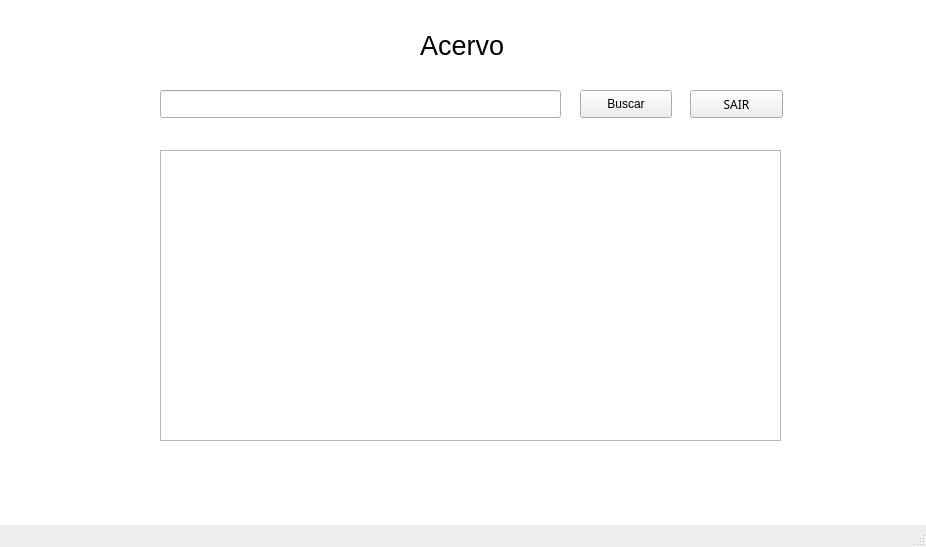
<?xml version="1.0" encoding="UTF-8"?>
<ui version="4.0">
 <class>Tela_Principal</class>
 <widget class="QMainWindow" name="Tela_Principal">
  <property name="geometry">
   <rect>
    <x>0</x>
    <y>0</y>
    <width>926</width>
    <height>547</height>
   </rect>
  </property>
  <property name="windowTitle">
   <string>MainWindow</string>
  </property>
  <widget class="QWidget" name="centralwidget">
   <widget class="QLabel" name="label">
    <property name="geometry">
     <rect>
      <x>130</x>
      <y>80</y>
      <width>241</width>
      <height>41</height>
     </rect>
    </property>
    <property name="font">
     <font>
      <family>Lucida Sans Unicode</family>
      <pointsize>14</pointsize>
     </font>
    </property>
    <property name="text">
     <string/>
    </property>
   </widget>
   <widget class="QTextBrowser" name="textBrowser">
    <property name="geometry">
     <rect>
      <x>-10</x>
      <y>-20</y>
      <width>941</width>
      <height>571</height>
     </rect>
    </property>
   </widget>
   <widget class="QPushButton" name="sair">
    <property name="geometry">
     <rect>
      <x>690</x>
      <y>90</y>
      <width>93</width>
      <height>28</height>
     </rect>
    </property>
    <property name="font">
     <font>
      <family>Lucida Sans Unicode</family>
      <pointsize>9</pointsize>
     </font>
    </property>
    <property name="text">
     <string>SAIR</string>
    </property>
    <property name="icon">
     <iconset>
      <normaloff>images/exit.png</normaloff>images/exit.png</iconset>
    </property>
   </widget>
   <widget class="QLineEdit" name="campoBusca">
    <property name="geometry">
     <rect>
      <x>160</x>
      <y>90</y>
      <width>401</width>
      <height>28</height>
     </rect>
    </property>
   </widget>
   <widget class="QPushButton" name="botaoBusca">
    <property name="geometry">
     <rect>
      <x>580</x>
      <y>90</y>
      <width>92</width>
      <height>28</height>
     </rect>
    </property>
    <property name="text">
     <string>Buscar</string>
    </property>
   </widget>
   <widget class="QTableView" name="tabelaLivros">
    <property name="geometry">
     <rect>
      <x>160</x>
      <y>150</y>
      <width>621</width>
      <height>291</height>
     </rect>
    </property>
   </widget>
   <widget class="QLabel" name="label_2">
    <property name="geometry">
     <rect>
      <x>420</x>
      <y>30</y>
      <width>211</width>
      <height>31</height>
     </rect>
    </property>
    <property name="font">
     <font>
      <pointsize>20</pointsize>
     </font>
    </property>
    <property name="text">
     <string>Acervo</string>
    </property>
   </widget>
   <zorder>textBrowser</zorder>
   <zorder>label</zorder>
   <zorder>sair</zorder>
   <zorder>campoBusca</zorder>
   <zorder>botaoBusca</zorder>
   <zorder>tabelaLivros</zorder>
   <zorder>label_2</zorder>
  </widget>
  <widget class="QMenuBar" name="menubar">
   <property name="geometry">
    <rect>
     <x>0</x>
     <y>0</y>
     <width>926</width>
     <height>22</height>
    </rect>
   </property>
  </widget>
  <widget class="QStatusBar" name="statusbar"/>
 </widget>
 <resources/>
 <connections/>
</ui>
